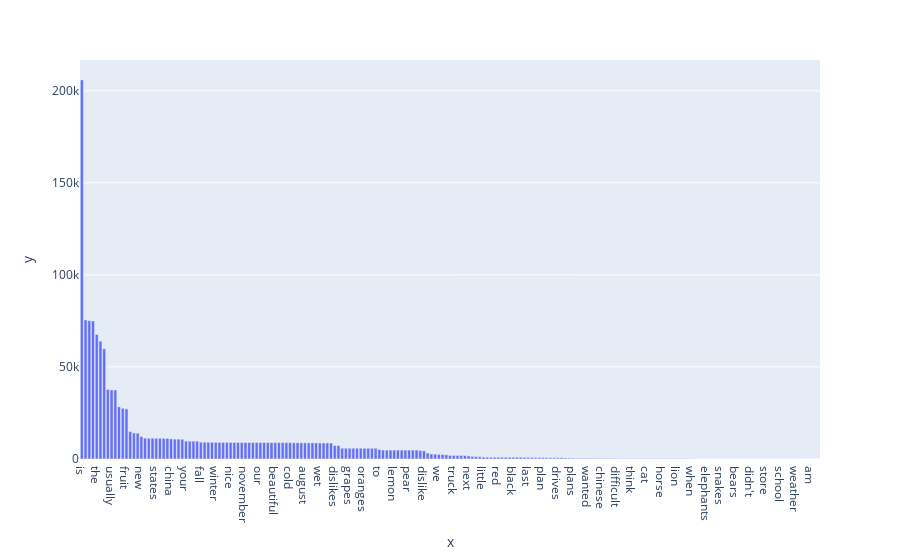

Notebook code cell kept with this figure:
### Code cell
# PLOTTING BARPLOT USING PLOTLY
fig = px.bar(x = english_words, y = english_counts)
fig.show()

### Figure 1 — Plotly figure (JSON) as saved in the notebook; plotly's stock layout.template omitted (floating-point values rounded to 4 significant figures; data arrays with more than 128 entries replaced by an {"elided": "..."} marker saying what was removed)
{"data": [{"alignmentgroup": "True", "hovertemplate": "x=%{x}<br>y=%{y}<extra></extra>", "legendgroup": "", "marker": {"color": "#636efa", "pattern": {"shape": ""}}, "name": "", "offsetgroup": "", "orientation": "v", "showlegend": false, "textposition": "auto", "type": "bar", "x": {"elided": "199 str values"}, "xaxis": "x", "y": {"elided": "199 int values"}, "yaxis": "y"}], "layout": {"barmode": "relative", "legend": {"tracegroupgap": 0}, "margin": {"t": 60}, "xaxis": {"anchor": "y", "domain": [0, 1], "title": {"text": "x"}}, "yaxis": {"anchor": "x", "domain": [0, 1], "title": {"text": "y"}}}}
